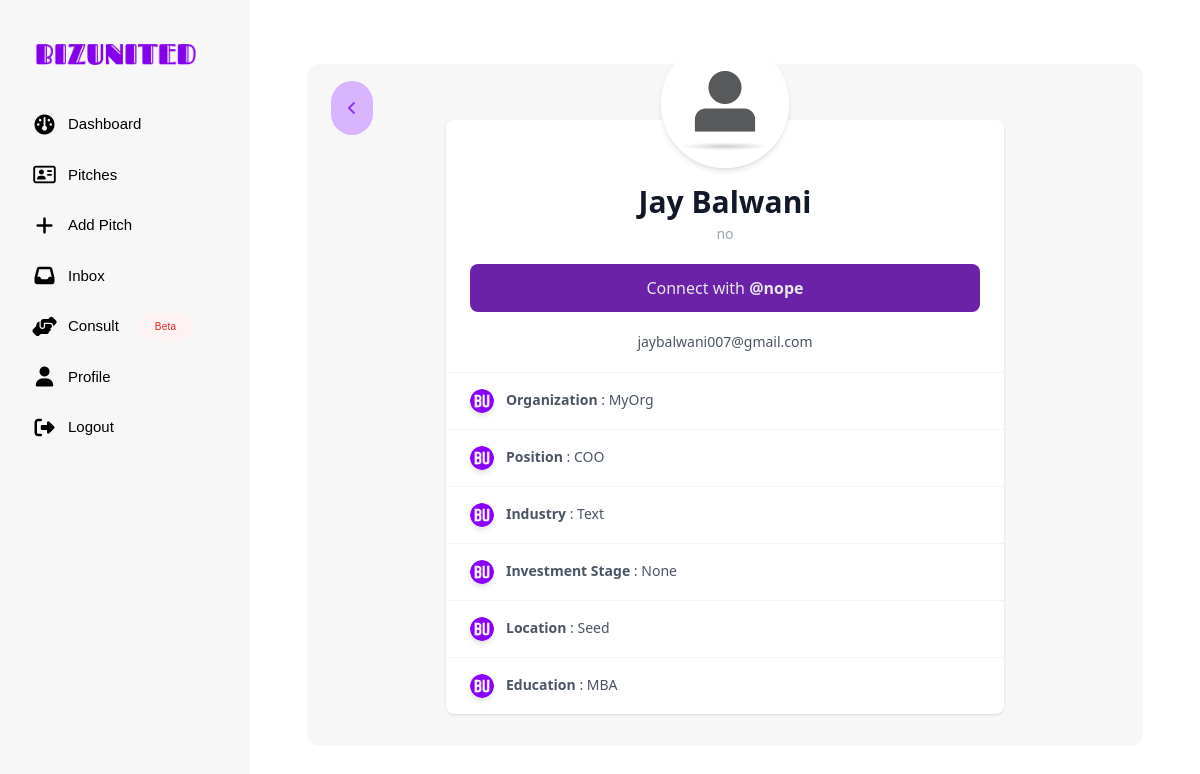
The page /profile/ (signed in) on the database as committed earlier.
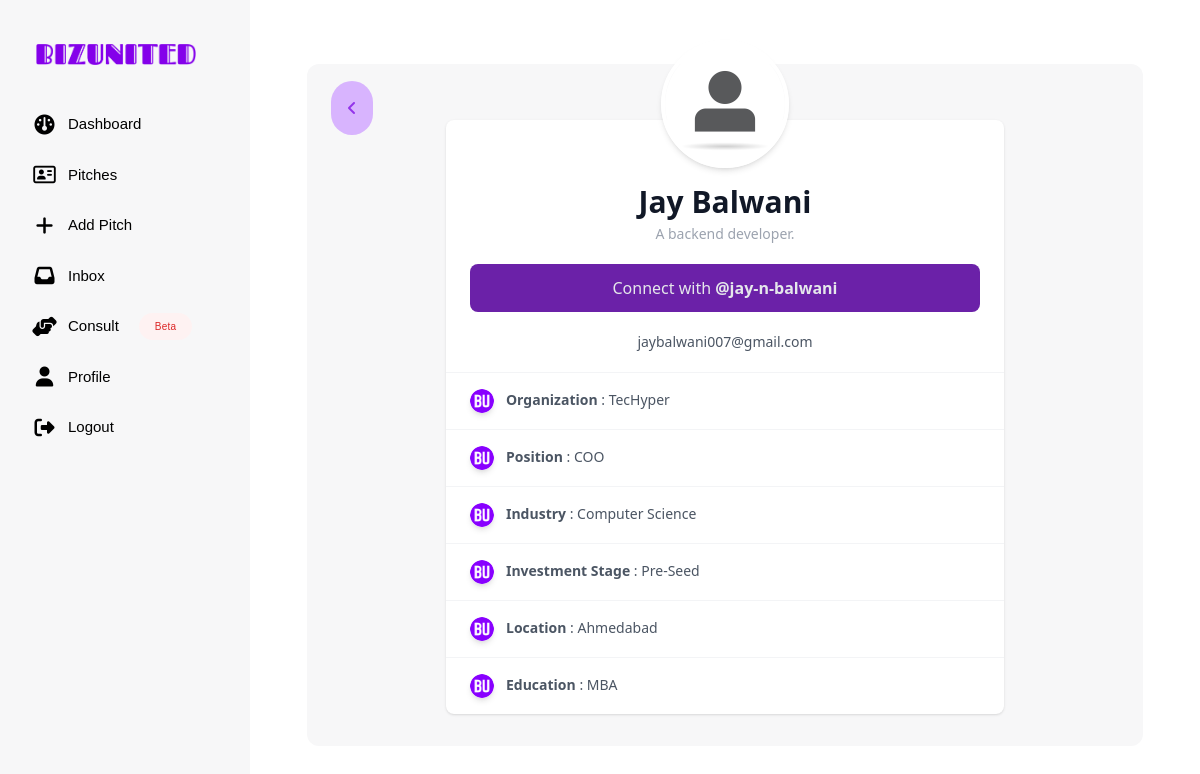
The same page on the database as committed later.
### users/models.py (models this page shows, shortened)
class Profile(models.Model):
    ROLE_VALUE = (
        ('inv', 'Investor'),
        ('ent', 'Entrepreneur'),
        ('con', 'Consultant')
        )
    user = models.OneToOneField(User, on_delete=models.CASCADE)
    username = models.CharField(max_length=200, null=True, blank=True)
    email = models.CharField(max_length=200, null=True, blank=True)
    role = models.CharField(max_length=200, choices=ROLE_VALUE)
    first_name = models.CharField(max_length=80, null=True, blank=True)
    last_name = models.CharField(max_length=80, null=True, blank=True)
    profile_pic = models.ImageField(null=True, blank=True, upload_to='profile_pictures/', default='profile_pictures/default.jpg')
    bio = models.TextField(blank=True, null=True)
    socials_linkedin = models.TextField(blank=True, null=True)
    created = models.DateTimeField(auto_now_add=True)
    id = models.UUIDField(default=uuid.uuid4, primary_key=True, unique=True, editable=False)

class Entrepreneur(models.Model):
    STAGES = (
        ('none', 'None'),
        ('pre_seed', 'Pre-Seed'),
        ('seed', 'Seed'),
        ('series_a', 'Series A'),
        ('series_b', 'Series B'),
        ('series_c', 'Series C'),
        ('series_d', 'Series D'),
    )
    profile = models.OneToOneField(Profile, on_delete=models.CASCADE)
    startup = models.CharField(max_length=100, null=True, blank=True)
    org_position = models.CharField(max_length=100, null=True, blank=True)
    industry = models.CharField(max_length=100, null=True, blank=True)
    education = models.CharField(max_length=100, null=True, blank=True)
    investment_stage =  models.CharField(max_length=200, choices=STAGES, null=True, blank=True)
    location = models.CharField(max_length=100, null=True, blank=True)
    created = models.DateTimeField(auto_now_add=True)
    id = models.UUIDField(default=uuid.uuid4, primary_key=True, unique=True, editable=False)

### bizunited/views.py (the view)
# urls.py: path('profile/', views.userProfile, name='user-profile'),
@login_required(login_url='login')
def userProfile(request):
    profile = request.user.profile
    context = {'profile': profile}
    return render(request, 'profile.html', context)

### templates/profile.html (shortened to what this page needs)
{% extends "main.html" %} {% load static %} {% block content %}
<div class="flex">
    {% if user.profile.entrepreneur %}
    {% include "side-nav-ent.html" %}
    {% elif user.profile.investor %}
    {% include "side-nav-inv.html" %}
    {% endif %}
  <div class="mt-16 flex items-start justify-center w-[100%]">
    <div
      class="bg-[#f7f7f8] rounded-xl w-[88%] flex-col justify-center items-center"
    >
      <a
      {% if profile.entrepreneur %}
        href="{% url 'startup-dashboard' %}"
        {% elif profile.investor%}
        href="{% url 'investor-dashboard' %}"
        {% endif %}
        class="relative top-8 left-6 rounded-full bg-purple-300 p-4"
        ><i class="fa-solid fa-angle-left text-purple-600"></i
      ></a>
    <div class="container mx-auto my-8">
        <div>
            <div class="bg-white relative shadow rounded-lg w-5/6 md:w-5/6  lg:w-4/6 xl:w-3/6 mx-auto">
                <div class="flex justify-center">
                    {% if profile.profile_pic %}
                        <img src="{{profile.profile_pic.url}}" alt="" class="rounded-full mx-auto absolute -top-20 w-32 h-32 shadow-md border-4 border-white transition duration-200 transform hover:scale-110">
                    {% endif %}
                </div>
                <div class="mt-16">
                    <h1 class="font-bold text-center text-3xl text-gray-900">{{profile.first_name}} {{profile.last_name}}</h1>
                    <p class="text-center text-sm text-gray-400 font-medium mt-1">{{profile.bio}}</p>
                    <div class="my-5 px-6">
                        <a href="https://linkedin.com/in/{{profile.socials_linkedin}}" class="text-gray-200 block rounded-lg text-center font-medium leading-6 px-6 py-3 bg-purple-800 hover:bg-purple-900 hover:text-white">Connect with <span class="font-bold">@{{profile.socials_linkedin}}</span></a>
                    </div>
                    <div class="flex justify-center items-center my-5 px-6">
                        <p class="text-center text-sm text-gray-600">
                        {{profile.email}}
                        </p>
                    </div>
                    <div class="w-full">
                        <div class="mt-5 w-full flex flex-col items-center overflow-hidden text-sm">
                            {% if profile.entrepreneur %}
                            <a href="#" class="w-full border-t border-gray-100 text-gray-600 py-4 pl-6 pr-3 block hover:bg-gray-100 transition duration-150">
                                <img src="{% static 'images/favicon_io/favicon-32x32.png' %}" alt="" class="rounded-full h-6 shadow-md inline-block mr-2">
                                    <span class="font-bold">Organization</span> : {{profile.entrepreneur.startup}}
                            </a>
                            <a href="#" class="w-full border-t border-gray-100 text-gray-600 py-4 pl-6 pr-3 w-full block hover:bg-gray-100 transition duration-150">
                                <img src="{% static 'images/favicon_io/favicon-32x32.png' %}" alt="" class="rounded-full h-6 shadow-md inline-block mr-2">
                                <span class="font-bold">Position</span> : {{profile.entrepreneur.org_position}}
                            </a>
                            <a href="#" class="w-full border-t border-gray-100 text-gray-600 py-4 pl-6 pr-3 w-full block hover:bg-gray-100 transition duration-150">
                                <img src="{% static 'images/favicon_io/favicon-32x32.png' %}" alt="" class="rounded-full h-6 shadow-md inline-block mr-2">
                                <span class="font-bold">Industry</span> : {{profile.entrepreneur.industry}}
                            </a>
                            <a href="#" class="w-full border-t border-gray-100 text-gray-600 py-4 pl-6 pr-3 w-full block hover:bg-gray-100 transition duration-150">
                                <img src="{% static 'images/favicon_io/favicon-32x32.png' %}" alt="" class="rounded-full h-6 shadow-md inline-block mr-2">
                                <span class="font-bold">Investment Stage</span> : {{profile.entrepreneur.get_investment_stage_display}}
                            </a>
                            <a href="#" class="w-full border-t border-gray-100 text-gray-600 py-4 pl-6 pr-3 w-full block hover:bg-gray-100 transition duration-150 overflow-hidden">
                                <img src="{% static 'images/favicon_io/favicon-32x32.png' %}" alt="" class="rounded-full h-6 shadow-md inline-block mr-2">
                                <span class="font-bold">Location</span> : {{profile.entrepreneur.location}}
                            </a>
                            <a href="#" class="w-full border-t border-gray-100 text-gray-600 py-4 pl-6 pr-3 w-full block hover:bg-gray-100 transition duration-150 overflow-hidden">
                                <img src="{% static 'images/favicon_io/favicon-32x32.png' %}" alt="" class="rounded-full h-6 shadow-md inline-block mr-2">
                                <span class="font-bold">Education</span> : {{profile.entrepreneur.education}}
                            </a>
                            {% endif %}
                        </div>
                    </div>
                </div>
            </div>
        </div>
    </div>
    </div>
  </div>
</div>
{% endblock content %}

### templates/main.html (shortened to what this page needs)
{% load static %}
{% load tailwind_tags %}
{% tailwind_css %}
<!DOCTYPE html>
<html lang="en">
<head>
</head>
<body>
    {% block content %}
    {% endblock %}
</body>
</html>

### templates/side-nav-ent.html
{% load static %}
<nav
    class="bg-[#f7f7f8] bottom-0 top-0 left-0 min-w-[250px] py-6 px-4 font-[sans-serif] min-h-screen"
  >
  <div class="fixed">
    <div class="relative top-5 left-5">
      <a href="javascript:void(0)"
        ><img
          src="{% static "images/logo-no-background.png" %}"
          alt="logo"
          class="w-[160px]"
        />
      </a>
    </div>
    <div class="overflow-auto py-6 h-full mt-8">
      <ul class="space-y-1">
        <li>
          <a
            href="{% url 'startup-dashboard' %}"
            class="text-black hover:text-purple-600 text-[15px] flex items-center gap-6 hover:bg-white rounded px-4 py-3 transition-all"
          >
          <div class="w-3">
          <i class="fa-solid fa-gauge text-xl fa-fw"></i>
          </div>
          <span>Dashboard &nbsp;&nbsp;&nbsp;&nbsp;&nbsp;&nbsp;&nbsp;&nbsp;&nbsp;&nbsp;&nbsp;&nbsp;&nbsp;&nbsp;&nbsp;&nbsp;&nbsp;</span>
          </a>
        </li>
        <li>
          <a
            href="{% url "global-pitches" %}"
            class="text-black hover:text-purple-600 text-[15px] flex items-center gap-6 hover:bg-white rounded px-4 py-3 transition-all"
          >
          <div class="w-3">
            <i class="fa-regular fa-address-card text-xl fa-fw"></i>
          </div>
            <span class="">Pitches</span>
          </a>
        </li>
        <li>
          <a
            href="{% url 'add-pitch' %}"
            class="text-black hover:text-purple-600 text-[15px] flex items-center gap-6 hover:bg-white rounded px-4 py-3 transition-all"
          >
          <div class="w-3">
          <i class="fa-solid fa-plus text-xl fa-fw"></i>
          </div>
            <span>Add Pitch</span>
          </a>
        </li>
        <li>
          <a
            href="{% url 'inbox' %}"
            class="cursor-pointer text-black hover:text-purple-600 text-[15px] flex items-center gap-6 hover:bg-white rounded px-4 py-3 transition-all"
          >
          <div class="w-3">
          <i class="fa-solid fa-inbox text-xl fa-fw"></i>
          </div>
            <span class="">Inbox</span>
          </a>
        </li>
        <li>
          <a
            href="{% url 'consultant-posts' %}"
            class="cursor-pointer text-black hover:text-purple-600 text-[15px] flex items-center gap-6 hover:bg-white rounded px-4 py-3 transition-all"
          >
          <div class="w-3">
          <i class="fa-solid fa-handshake-angle text-xl fa-fw"></i>
          </div>
            <span class="">Consult</span>
            <div type="button" class="absolute right-10 flex items-center  text-red-600 text-[10px] bg-red-50 px-4 py-1.5 tracking-wide rounded-full">
              Beta
            </div>
          </a>
        </li>
        <li>
          <a
            href="{% url 'user-profile' %}"
            class="text-black hover:text-purple-600 text-[15px] flex items-center gap-6 hover:bg-white rounded px-4 py-3 transition-all"
          >
          <div class="w-3">
          <i class="fa-solid fa-user text-xl fa-fw"></i>
          </div>
            <span>Profile</span>
          </a>
        </li>
        <li>
          <a
            href="{% url "logout" %}"
            class="text-black hover:text-purple-600 text-[15px] flex items-center gap-6 hover:bg-white rounded px-4 py-3 transition-all"
          >
          <div class="w-3">
          <i class="fa-solid fa-right-from-bracket text-xl fa-fw"></i>
          </div>
            <span>Logout</span>
          </a>
        </li>
      </ul>
    </div>
  </div>
  </nav>

Rows that differ between the two databases and show on the page:
changed Profile "Jay": bio "no" → "A backend developer."; socials_linkedin "nope" → "jay-n-balwani"; entrepreneur.startup "MyOrg" → "TecHyper"; entrepreneur.industry "Text" → "Computer Science"; entrepreneur.investment_stage "None" → "Pre-Seed"; entrepreneur.location "Seed" → "Ahmedabad"
